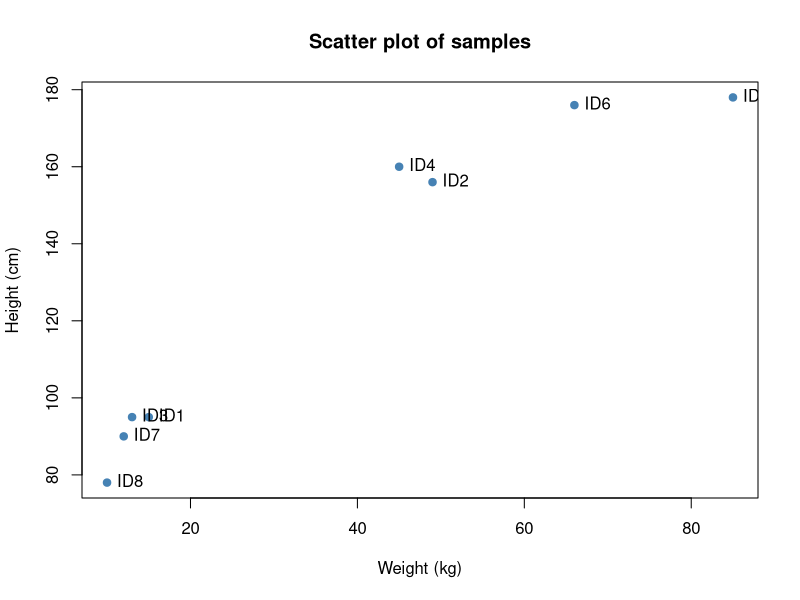
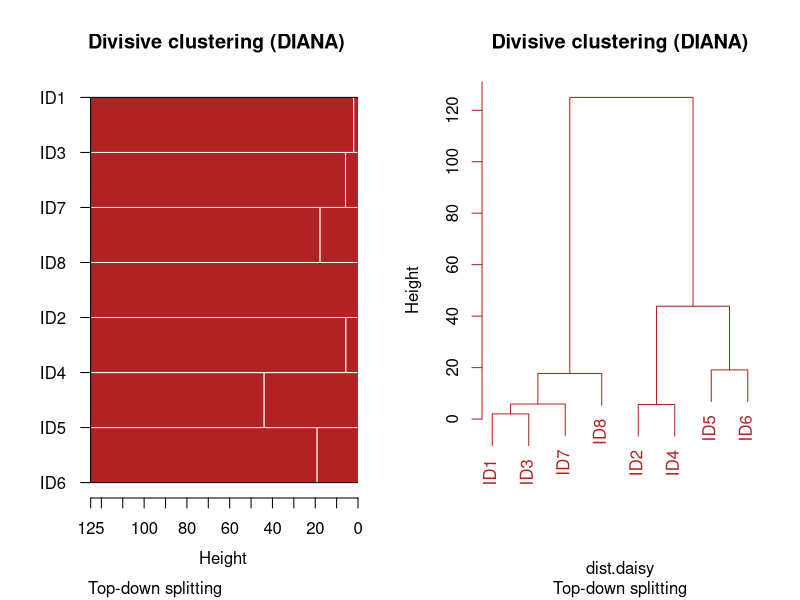
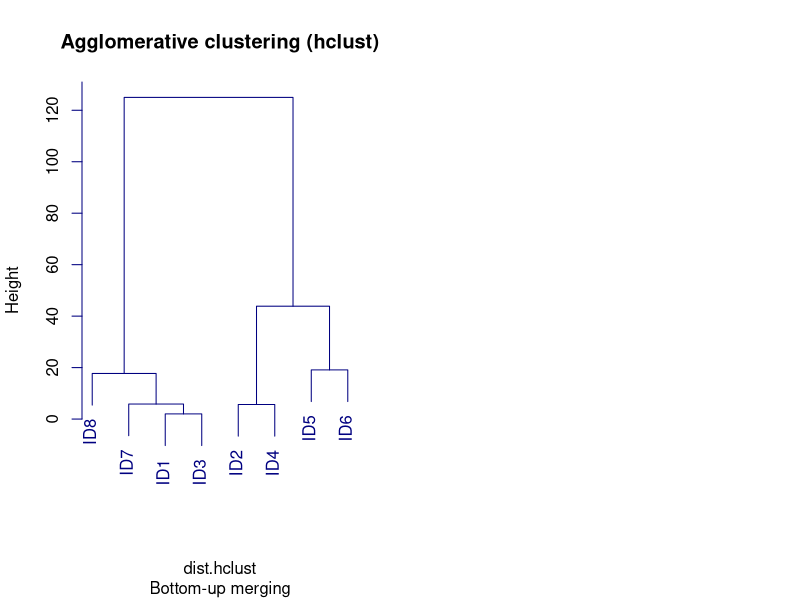
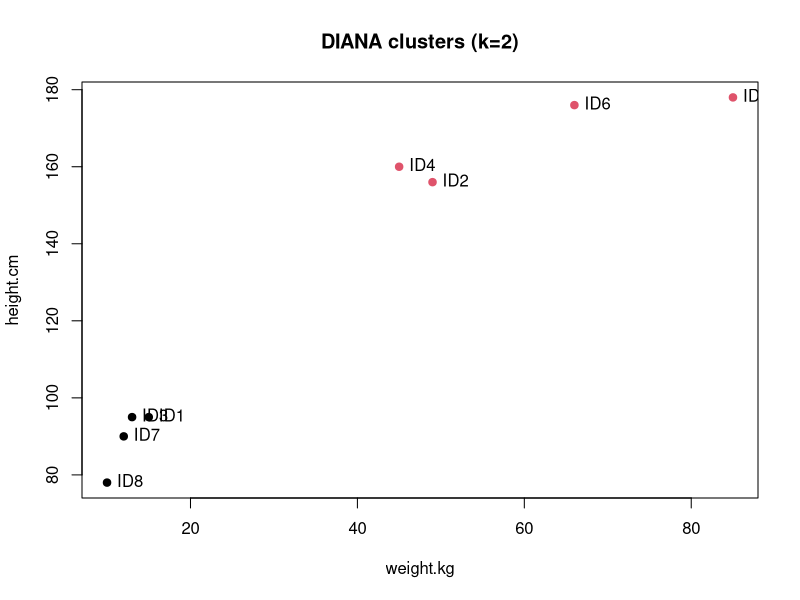
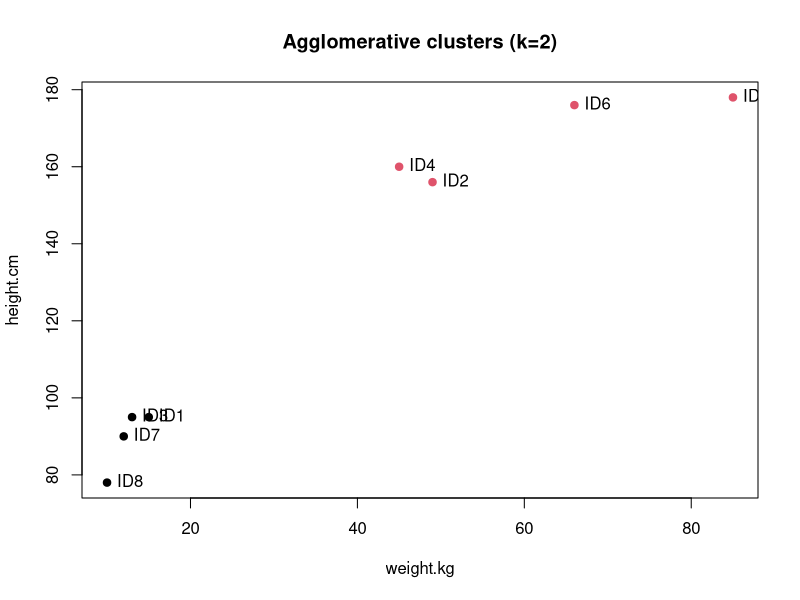
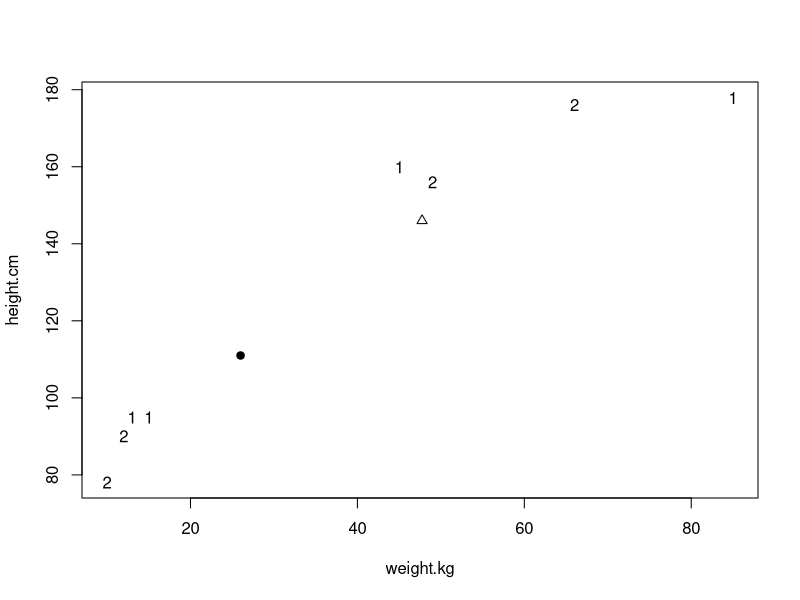
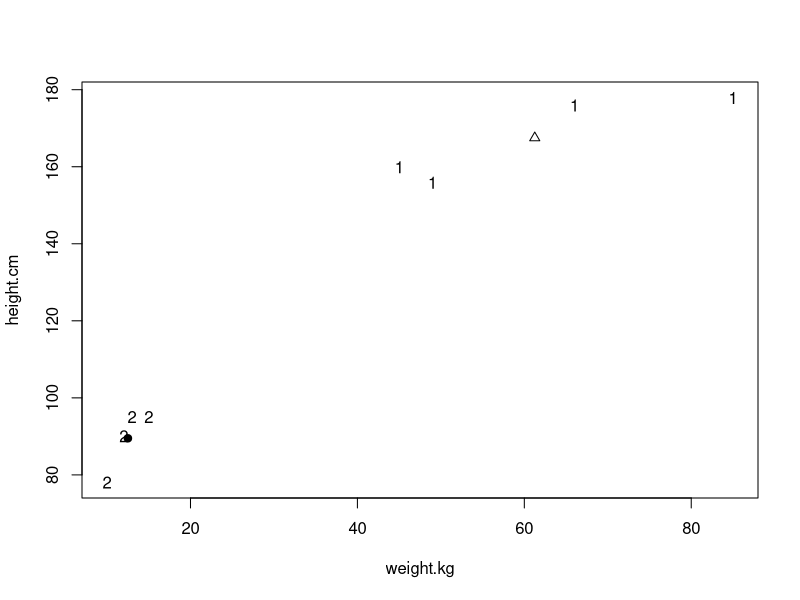

The R source for these figures, in order:
### -----------------------------------------
### Familiar data
### -----------------------------------------
weight.kg <- c(15, 49, 13, 45, 85, 66, 12, 10)
height.cm <- c(95, 156, 95, 160, 178, 176, 90, 78)

data <- cbind(weight.kg, height.cm)
rownames(data) <- paste0("ID", 1:8)   # add labels
plot(data, pch = 19, col = "steelblue",
     main = "Scatter plot of samples",
     xlab = "Weight (kg)", ylab = "Height (cm)")
text(data, labels = rownames(data), pos = 4)

### -----------------------------------------
### Packages
### -----------------------------------------
library(cluster)

### -----------------------------------------
### Divisive hierarchical clustering (DIANA)
### -----------------------------------------
dist.daisy <- daisy(data)
diana.res  <- diana(dist.daisy)

### -----------------------------------------
### Agglomerative hierarchical clustering (hclust)
### -----------------------------------------
dist.hclust <- dist(data)  # Euclidean distance
hclust.res  <- hclust(dist.hclust, method = "complete")

### -----------------------------------------
### Compare dendrograms side by side
### -----------------------------------------
par(mfrow = c(1, 2))

plot(diana.res, main = "Divisive clustering (DIANA)",
     sub = "Top-down splitting", col = "firebrick")

plot(hclust.res, main = "Agglomerative clustering (hclust)",
     sub = "Bottom-up merging", col = "navy")

par(mfrow = c(1, 1))

### -----------------------------------------
### Optional: compare cluster memberships
### -----------------------------------------
# Cut trees into 2 clusters (just as an example)
cut_diana <- cutree(as.hclust(diana.res), k = 2)
cut_hclust <- cutree(hclust.res, k = 2)

cat("\nCluster memberships:\n")
data.frame(
  ID = rownames(data),
  DIANA = cut_diana,
  Agglomerative = cut_hclust
)

### -----------------------------------------
### Visual comparison on scatterplot
### -----------------------------------------
plot(data, pch = 19, col = cut_diana,
     main = "DIANA clusters (k=2)")
text(data, labels = rownames(data), pos = 4)

plot(data, pch = 19, col = cut_hclust,
     main = "Agglomerative clusters (k=2)")
text(data, labels = rownames(data), pos = 4)


### Partitioning methods

### K-means clustering
set.seed(23)
# Suppose K=2, randomly assign half obs to group 1 the rest to group 2
group <- sample(1:8, 4)  # Random indexes of samples in one group.
group
initial <- rep(2, 8)
initial
initial[group] <- 1
initial  # Initial (random) cluster assignment

# Calculate centers for each cluster
center.1 <- c(mean(weight.kg[initial == 1]), mean(height.cm[initial == 1]))
center.1
center.2 <- c(mean(weight.kg[initial == 2]), mean(height.cm[initial == 2]))
center.2

par(mfrow = c(1, 1))
plot(weight.kg, height.cm, type = "n")
points(center.1, pch = 24)
points(center.2, pch = 19)
points(47.75, 146, pch = 24)
points(26, 111, pch = 19)
text(weight.kg, height.cm, labels = initial) # First set of centroids

# Need to recalculate distance from all members to the centers
dist.1 <- matrix(rbind(cbind(weight.kg, height.cm), center.1), nrow = 9)  # row-Append centers to the original matrix
dist.1
round(dist(dist.1), 3) 
dist.2 <- matrix(rbind(cbind(weight.kg, height.cm), center.2), nrow = 9)
dist.2
round(dist(dist.2), 3)
# Define cluster assignment from comparing dist(dist1) and dist(dist2)
# Compare last lines - which numbers are smaller? Meaning, which centroid a given element is closest to
second <- c(2, 1, 2, 1, 1, 1, 2, 2)  
# Recalculate centroids
center.1 <- c(mean(weight.kg[second == 1]), mean(height.cm[second == 1]))
center.1
center.2 <- c(mean(weight.kg[second == 2]), mean(height.cm[second == 2]))
center.2
# Visualize them
plot(weight.kg, height.cm, type = "n")
points(t(center.1), pch = 24)
points(t(center.2), pch = 19)
text(weight.kg, height.cm, labels = second)

# Do the second round yourself
dist.1 <- matrix(rbind(cbind(weight.kg, height.cm), center.1), nrow = 9)
dist.2 <- matrix(rbind(cbind(weight.kg, height.cm), center.2), nrow = 9)
round(dist(dist.1), 3)
round(dist(dist.2), 3)
second <- c(2, 1, 2, 1 , 1, 1, 2, 2) # Fill in the new cluster assignment
